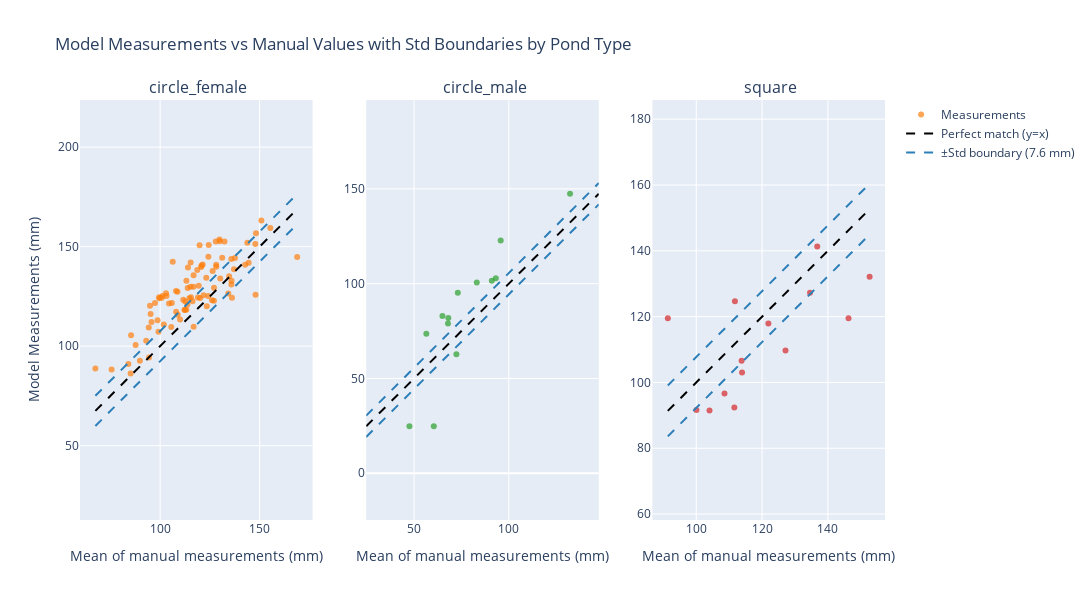

The code cell stored with this chart in its notebook:
### Code cell
# Get unique pond types and prepare data
pond_types = df['Pond_Type'].unique()
n_pond_types = len(pond_types)

# Prepare data for all pond types
pond_scatter_data = {}

for pond_type in pond_types:
    print(f"Mean length for {pond_type}: {df[df['Pond_Type'] == pond_type]['mean_length'].mean()}")
    print(f"Std length for {pond_type}: {df[df['Pond_Type'] == pond_type]['std_length'].mean()}")
    print(f"Number of prawns in {pond_type}: {len(df[df['Pond_Type'] == pond_type])}")
    
    df_pond = df[df['Pond_Type'] == pond_type]
    min_val = min(df_pond['mean_length'].min(), df_pond['Length_fov(mm)'].min())
    max_val = max(df_pond['mean_length'].max(), df_pond['Length_fov(mm)'].max())
    x = np.linspace(min_val, max_val, 100)
    median_mad = df_pond['std_length'].mean()
    
    # Calculate percentage within bounds for this pond type
    within_bounds = ((df_pond['Length_fov(mm)'] <= df_pond['mean_length'] + median_mad) & 
                    (df_pond['Length_fov(mm)'] >= df_pond['mean_length'] - median_mad)).mean() * 100
    
    pond_scatter_data[pond_type] = {
        'df_pond': df_pond,
        'x': x,
        'median_mad': median_mad,
        'within_bounds': within_bounds
    }

# Create subplots in a row (3 columns)
fig = make_subplots(
    rows=1, cols=n_pond_types,
    subplot_titles=[f' {pond_type}' for pond_type in pond_types],
    shared_yaxes=False
)

# Color palette for different pond types
colors = ['#ff7f0e', '#2ca02c', '#d62728']

for i, pond_type in enumerate(pond_types):
    data = pond_scatter_data[pond_type]
    df_pond = data['df_pond']
    x = data['x']
    median_mad = data['median_mad']
    
    # Add scatter plot
    fig.add_trace(
        go.Scatter(
            x=df_pond['mean_length'],
            y=df_pond['Length_fov(mm)'],
            mode='markers',
            name='Measurements' if i == 0 else '',  # Only show legend for first subplot
            text=df_pond.apply(lambda row: f"Image: {row['Label']}<br>Prawn ID: {row['PrawnID']}", axis=1),
            hoverinfo='text+x+y',
            marker=dict(
                color=colors[i % len(colors)],
                opacity=0.7
            ),
            showlegend=(i == 0)
        ),
        row=1, col=i+1
    )
    
    # Add diagonal line (perfect match)
    fig.add_trace(
        go.Scatter(
            x=x, y=x, 
            mode='lines', 
            name='Perfect match (y=x)' if i == 0 else '', 
            line=dict(color='black', dash='dash'),
            showlegend=(i == 0)
        ),
        row=1, col=i+1
    )
    
    # Add upper boundary
    fig.add_trace(
        go.Scatter(
            x=x, y=x + median_mad, 
            mode='lines', 
            name=f'±Std boundary ({median_mad:.1f} mm)' if i == 0 else '',
            line=dict(color='#2c7fb8', dash='dash'),
            showlegend=(i == 0)
        ),
        row=1, col=i+1
    )
    
    # Add lower boundary
    fig.add_trace(
        go.Scatter(
            x=x, y=x - median_mad, 
            mode='lines',
            name='',  # Don't show in legend (same as upper)
            line=dict(color='#2c7fb8', dash='dash'),
            showlegend=False
        ),
        row=1, col=i+1
    )

# Update layout
fig.update_layout(
    title_text='Model Measurements vs Manual Values with Std Boundaries by Pond Type',
    width=400*n_pond_types,
    height=600,
    showlegend=True
)

# Update x and y axes for each subplot
for i in range(n_pond_types):
    fig.update_xaxes(title_text='Mean of manual measurements (mm)', row=1, col=i+1)
    
# Update y-axis title for the first subplot only
fig.update_yaxes(title_text='Model Measurements (mm)', row=1, col=1)

# Update layout for equal aspect ratio for all subplots
for i in range(n_pond_types):
    fig.update_yaxes(
        scaleanchor=f"x{i+1 if i > 0 else ''}",
        scaleratio=1,
        row=1, col=i+1
    )

fig.show()

### Figure 1 — Plotly figure (JSON) as saved in the notebook; plotly's stock layout.template omitted (floating-point values rounded to 4 significant figures)
{"data": [{"hoverinfo": "text+x+y", "marker": {"color": "#ff7f0e", "opacity": 0.7}, "mode": "markers", "name": "Measurements", "showlegend": true, "text": ["Image: full body:undistorted_GX010077_14_237.jpg_gamma<br>Prawn ID: Prawn_0", "Image: full body:undistorted_GX010077_14_237.jpg_gamma<br>Prawn ID: Prawn_1", "Image: full body:undistorted_GX010077_14_237.jpg_gamma<br>Prawn ID: Prawn_2", "Image: full body:undistorted_GX010067_33_625.jpg_gamma<br>Prawn ID: Prawn_0", "Image: full body:undistorted_GX010067_33_625.jpg_gamma<br>Prawn ID: Prawn_1", "Image: full body:undistorted_GX010067_33_625.jpg_gamma<br>Prawn ID: Prawn_2", "Image: full body:undistorted_GX010067_33_625.jpg_gamma<br>Prawn ID: Prawn_3", "Image: full body:undistorted_GX010068_26_666.jpg_gamma<br>Prawn ID: Prawn_0", "Image: full body:undistorted_GX010068_26_666.jpg_gamma<br>Prawn ID: Prawn_1", "Image: full body:undistorted_GX010068_26_666.jpg_gamma<br>Prawn ID: Prawn_2", "Image: full body:undistorted_GX010068_27_795.jpg_gamma<br>Prawn ID: Prawn_0", "Image: full body:undistorted_GX010068_27_795.jpg_gamma<br>Prawn ID: Prawn_1", "Image: full body:undistorted_GX010069_19_191.jpg_gamma<br>Prawn ID: Prawn_0", "Image: full body:undistorted_GX010069_19_191.jpg_gamma<br>Prawn ID: Prawn_1", "Image: full body:undistorted_GX010069_19_191.jpg_gamma<br>Prawn ID: Prawn_2", "Image: full body:undistorted_GX010069_19_191.jpg_gamma<br>Prawn ID: Prawn_3", "Image: full body:undistorted_GX010071_22_444.jpg_gamma<br>Prawn ID: Prawn_0", "Image: full body:undistorted_GX010071_22_444.jpg_gamma<br>Prawn ID: Prawn_1", "Image: full body:undistorted_GX010073_42_695.jpg_gamma<br>Prawn ID: Prawn_1", "Image: full body:undistorted_GX010073_42_695.jpg_gamma<br>Prawn ID: Prawn_2", "Image: full body:undistorted_GX010073_55_1014.jpg_gamma<br>Prawn ID: Prawn_0", "Image: full body:undistorted_GX010073_55_1014.jpg_gamma<br>Prawn ID: Prawn_1", "Image: full body:undistorted_GX010073_55_1014.jpg_gamma<br>Prawn ID: Prawn_2", "Image: full body:undistorted_GX010080_157_2283.jpg_gamma<br>Prawn ID: Prawn_0", "Image: full body:undistorted_GX010080_157_2283.jpg_gamma<br>Prawn ID: Prawn_2", "Image: full body:undistorted_GX010080_157_2283.jpg_gamma<br>Prawn ID: Prawn_3", "Image: full body:undistorted_GX010080_193_2640.jpg_gamma<br>Prawn ID: Prawn_0", "Image: full body:undistorted_GX010080_193_2640.jpg_gamma<br>Prawn ID: Prawn_1", "Image: full body:undistorted_GX010080_193_2640.jpg_gamma<br>Prawn ID: Prawn_2", "Image: full body:undistorted_GX010080_193_2640.jpg_gamma<br>Prawn ID: Prawn_3", "Image: full body:undistorted_GX010080_193_2640.jpg_gamma<br>Prawn ID: Prawn_4", "Image: full body:undistorted_GX010080_212_2954.jpg_gamma<br>Prawn ID: Prawn_0", "Image: full body:undistorted_GX010080_212_2954.jpg_gamma<br>Prawn ID: Prawn_1", "Image: full body:undistorted_GX010080_212_2954.jpg_gamma<br>Prawn ID: Prawn_2", "Image: full body:undistorted_GX010080_237_3366.jpg_gamma<br>Prawn ID: Prawn_0", "Image: full body:undistorted_GX010080_237_3366.jpg_gamma<br>Prawn ID: Prawn_1", "Image: full body:undistorted_GX010080_237_3366.jpg_gamma<br>Prawn ID: Prawn_2", "Image: full body:undistorted_GX010080_237_3366.jpg_gamma<br>Prawn ID: Prawn_3", "Image: full body:undistorted_GX010080_237_3366.jpg_gamma<br>Prawn ID: Prawn_4", "Image: full body:undistorted_GX010080_238_3392.jpg_gamma<br>Prawn ID: Prawn_0", "Image: full body:undistorted_GX010080_238_3392.jpg_gamma<br>Prawn ID: Prawn_1", "Image: full body:undistorted_GX010080_238_3392.jpg_gamma<br>Prawn ID: Prawn_2", "Image: full body:undistorted_GX010080_238_3392.jpg_gamma<br>Prawn ID: Prawn_3", "Image: full body:undistorted_GX010082_8_59.jpg_gamma<br>Prawn ID: Prawn_1", "Image: full body:undistorted_GX010082_8_59.jpg_gamma<br>Prawn ID: Prawn_2", "Image: full body:undistorted_GX010082_8_59.jpg_gamma<br>Prawn ID: Prawn_3", "Image: full body:undistorted_GX010082_8_59.jpg_gamma<br>Prawn ID: Prawn_4", "Image: full body:undistorted_GX010082_53_796.jpg_gamma<br>Prawn ID: Prawn_0", "Image: full body:undistorted_GX010082_53_796.jpg_gamma<br>Prawn ID: Prawn_1", "Image: full body:undistorted_GX010082_65_1070.jpg_gamma<br>Prawn ID: Prawn_0", "Image: full body:undistorted_GX010082_65_1070.jpg_gamma<br>Prawn ID: Prawn_1", "Image: full body:undistorted_GX010082_65_1070.jpg_gamma<br>Prawn ID: Prawn_2", "Image: full body:undistorted_GX010082_236_3137.jpg_gamma<br>Prawn ID: Prawn_0", "Image: full body:undistorted_GX010082_236_3137.jpg_gamma<br>Prawn ID: Prawn_1", "Image: full body:undistorted_GX010082_236_3137.jpg_gamma<br>Prawn ID: Prawn_2", "Image: full body:undistorted_GX010084_30_344.jpg_gamma<br>Prawn ID: Prawn_0", "Image: full body:undistorted_GX010084_30_344.jpg_gamma<br>Prawn ID: Prawn_1", "Image: full body:undistorted_GX010084_30_344.jpg_gamma<br>Prawn ID: Prawn_2", "Image: full body:undistorted_GX010084_30_344.jpg_gamma<br>Prawn ID: Prawn_3", "Image: full body:undistorted_GX010084_130_1748.jpg_gamma<br>Prawn ID: Prawn_0", "Image: full body:undistorted_GX010084_130_1748.jpg_gamma<br>Prawn ID: Prawn_1", "Image: full body:undistorted_GX010084_130_1748.jpg_gamma<br>Prawn ID: Prawn_2", "Image: full body:undistorted_GX010085_261_3610.jpg_gamma<br>Prawn ID: Prawn_0", "Image: full body:undistorted_GX010085_261_3610.jpg_gamma<br>Prawn ID: Prawn_1", "Image: full body:undistorted_GX010088_209_2904.jpg_gamma<br>Prawn ID: Prawn_0", "Image: full body:undistorted_GX010088_209_2904.jpg_gamma<br>Prawn ID: Prawn_1", "Image: full body:undistorted_GX010088_262_3712.jpg_gamma<br>Prawn ID: Prawn_0", "Image: full body:undistorted_GX010088_262_3712.jpg_gamma<br>Prawn ID: Prawn_1", "Image: full body:undistorted_GX010088_262_3712.jpg_gamma<br>Prawn ID: Prawn_2", "Image: full body:undistorted_GX010088_327_4364.jpg_gamma<br>Prawn ID: Prawn_0", "Image: full body:undistorted_GX010088_327_4364.jpg_gamma<br>Prawn ID: Prawn_1", "Image: full body:undistorted_GX010088_327_4364.jpg_gamma<br>Prawn ID: Prawn_2", "Image: full body:undistorted_GX010088_327_4364.jpg_gamma<br>Prawn ID: Prawn_3", "Image: full body:undistorted_GX010090_132_1852.jpg_gamma<br>Prawn ID: Prawn_0", "Image: full body:undistorted_GX010094_9_129.jpg_gamma<br>Prawn ID: Prawn_0", "Image: full body:undistorted_GX010094_9_129.jpg_gamma<br>Prawn ID: Prawn_1", "Image: full body:undistorted_GX010094_24_430.jpg_gamma<br>Prawn ID: Prawn_0", "Image: full body:undistorted_GX010094_93_1258.jpg_gamma<br>Prawn ID: Prawn_0", "Image: full body:undistorted_GX010094_163_2312.jpg_gamma<br>Prawn ID: Prawn_0", "Image: full body:undistorted_GX010097_32_528.jpg_gamma<br>Prawn ID: Prawn_0", "Image: full body:undistorted_GX010097_32_528.jpg_gamma<br>Prawn ID: Prawn_1", "Image: full body:undistorted_GX010097_60_1080.jpg_gamma<br>Prawn ID: Prawn_0", "Image: full body:undistorted_GX010097_60_1080.jpg_gamma<br>Prawn ID: Prawn_1", "Image: full body:undistorted_GX010097_60_1080.jpg_gamma<br>Prawn ID: Prawn_2", "Image: full body:undistorted_GX010097_60_1080.jpg_gamma<br>Prawn ID: Prawn_3", "Image: full body:undistorted_GX010097_105_1651.jpg_gamma<br>Prawn ID: Prawn_0", "Image: full body:undistorted_GX010097_105_1651.jpg_gamma<br>Prawn ID: Prawn_1", "Image: full body:undistorted_GX010097_105_1651.jpg_gamma<br>Prawn ID: Prawn_2", "Image: full body:undistorted_GX010097_105_1651.jpg_gamma<br>Prawn ID: Prawn_3", "Image: full body:undistorted_GX010097_124_1870.jpg_gamma<br>Prawn ID: Prawn_0", "Image: full body:undistorted_GX010097_124_1870.jpg_gamma<br>Prawn ID: Prawn_1", "Image: full body:undistorted_GX010101_12_173.jpg_gamma<br>Prawn ID: Prawn_0"], "type": "scatter", "x": [75.62, 119.4, 104.5, 120.6, 93.0, 147.8, 89.83, 112.5, 115.2, 123.2, 137.6, 136.1, 103.0, 87.69, 108.0, 112.2, 131.2, 126.0, 84.04, 144.5, 113.7, 108.9, 94.28, 106.3, 99.51, 108.7, 120.8, 115.5, 114.7, 108.0, 113.2, 124.2, 128.2, 142.7, 129.9, 132.4, 95.67, 120.1, 148.2, 121.4, 128.2, 101.8, 126.4, 135.8, 123.5, 119.8, 94.91, 85.17, 143.8, 97.42, 129.8, 116.8, 67.47, 114.0, 115.3, 111.6, 116.8, 121.8, 135.8, 124.2, 98.72, 135.9, 130.2, 116.8, 105.6, 113.8, 134.7, 147.9, 168.9, 127.0, 127.1, 110.0, 134.2, 124.4, 85.41, 112.6, 116.3, 119.0, 118.7, 103.2, 99.15, 113.2, 137.1, 105.9, 94.39, 127.9, 150.9, 100.8, 99.61, 101.2, 95.21, 155.3], "xaxis": "x", "y": [88.22, 130.3, 121.4, 139.8, 102.7, 151.3, 92.63, 118.3, 129.8, 134.3, 144.3, 124.3, 126.6, 100.5, 117.3, 118.2, 144.4, 123.1, 90.99, 141.9, 121.0, 115.8, 109.4, 142.3, 124.6, 127.4, 140.5, 124.6, 124.1, 127.7, 132.9, 144.9, 140.9, 140.9, 152.7, 152.5, 112.1, 124.1, 156.7, 141.0, 139.9, 110.9, 137.8, 143.8, 120.0, 150.7, 120.3, 86.29, 151.9, 121.7, 153.6, 135.6, 88.8, 139.5, 142.1, 123.3, 129.9, 125.6, 131.0, 125.2, 113.0, 132.9, 134.0, 109.7, 109.6, 129.2, 135.1, 125.9, 144.8, 122.8, 129.3, 113.4, 126.5, 150.8, 105.5, 122.4, 122.6, 124.4, 138.2, 125.2, 107.3, 118.3, 138.7, 121.7, 94.35, 152.5, 163.2, 124.3, 124.1, 125.2, 116.2, 159.4], "yaxis": "y"}, {"line": {"color": "black", "dash": "dash"}, "mode": "lines", "name": "Perfect match (y=x)", "showlegend": true, "type": "scatter", "x": [67.47, 68.49, 69.51, 70.54, 71.56, 72.59, 73.61, 74.63, 75.66, 76.68, 77.71, 78.73, 79.76, 80.78, 81.8, 82.83, 83.85, 84.88, 85.9, 86.92, 87.95, 88.97, 90.0, 91.02, 92.04, 93.07, 94.09, 95.12, 96.14, 97.17, 98.19, 99.21, 100.2, 101.3, 102.3, 103.3, 104.3, 105.4, 106.4, 107.4, 108.4, 109.5, 110.5, 111.5, 112.5, 113.6, 114.6, 115.6, 116.6, 117.6, 118.7, 119.7, 120.7, 121.7, 122.8, 123.8, 124.8, 125.8, 126.9, 127.9, 128.9, 129.9, 131.0, 132.0, 133.0, 134.0, 135.1, 136.1, 137.1, 138.1, 139.2, 140.2, 141.2, 142.2, 143.2, 144.3, 145.3, 146.3, 147.3, 148.4, 149.4, 150.4, 151.4, 152.5, 153.5, 154.5, 155.5, 156.6, 157.6, 158.6, 159.6, 160.7, 161.7, 162.7, 163.7, 164.8, 165.8, 166.8, 167.8, 168.9], "xaxis": "x", "y": [67.47, 68.49, 69.51, 70.54, 71.56, 72.59, 73.61, 74.63, 75.66, 76.68, 77.71, 78.73, 79.76, 80.78, 81.8, 82.83, 83.85, 84.88, 85.9, 86.92, 87.95, 88.97, 90.0, 91.02, 92.04, 93.07, 94.09, 95.12, 96.14, 97.17, 98.19, 99.21, 100.2, 101.3, 102.3, 103.3, 104.3, 105.4, 106.4, 107.4, 108.4, 109.5, 110.5, 111.5, 112.5, 113.6, 114.6, 115.6, 116.6, 117.6, 118.7, 119.7, 120.7, 121.7, 122.8, 123.8, 124.8, 125.8, 126.9, 127.9, 128.9, 129.9, 131.0, 132.0, 133.0, 134.0, 135.1, 136.1, 137.1, 138.1, 139.2, 140.2, 141.2, 142.2, 143.2, 144.3, 145.3, 146.3, 147.3, 148.4, 149.4, 150.4, 151.4, 152.5, 153.5, 154.5, 155.5, 156.6, 157.6, 158.6, 159.6, 160.7, 161.7, 162.7, 163.7, 164.8, 165.8, 166.8, 167.8, 168.9], "yaxis": "y"}, {"line": {"color": "#2c7fb8", "dash": "dash"}, "mode": "lines", "name": "±Std boundary (7.6 mm)", "showlegend": true, "type": "scatter", "x": [67.47, 68.49, 69.51, 70.54, 71.56, 72.59, 73.61, 74.63, 75.66, 76.68, 77.71, 78.73, 79.76, 80.78, 81.8, 82.83, 83.85, 84.88, 85.9, 86.92, 87.95, 88.97, 90.0, 91.02, 92.04, 93.07, 94.09, 95.12, 96.14, 97.17, 98.19, 99.21, 100.2, 101.3, 102.3, 103.3, 104.3, 105.4, 106.4, 107.4, 108.4, 109.5, 110.5, 111.5, 112.5, 113.6, 114.6, 115.6, 116.6, 117.6, 118.7, 119.7, 120.7, 121.7, 122.8, 123.8, 124.8, 125.8, 126.9, 127.9, 128.9, 129.9, 131.0, 132.0, 133.0, 134.0, 135.1, 136.1, 137.1, 138.1, 139.2, 140.2, 141.2, 142.2, 143.2, 144.3, 145.3, 146.3, 147.3, 148.4, 149.4, 150.4, 151.4, 152.5, 153.5, 154.5, 155.5, 156.6, 157.6, 158.6, 159.6, 160.7, 161.7, 162.7, 163.7, 164.8, 165.8, 166.8, 167.8, 168.9], "xaxis": "x", "y": [75.05, 76.07, 77.1, 78.12, 79.14, 80.17, 81.19, 82.22, 83.24, 84.27, 85.29, 86.31, 87.34, 88.36, 89.39, 90.41, 91.43, 92.46, 93.48, 94.51, 95.53, 96.55, 97.58, 98.6, 99.63, 100.7, 101.7, 102.7, 103.7, 104.7, 105.8, 106.8, 107.8, 108.8, 109.9, 110.9, 111.9, 112.9, 114.0, 115.0, 116.0, 117.0, 118.1, 119.1, 120.1, 121.1, 122.2, 123.2, 124.2, 125.2, 126.3, 127.3, 128.3, 129.3, 130.4, 131.4, 132.4, 133.4, 134.4, 135.5, 136.5, 137.5, 138.5, 139.6, 140.6, 141.6, 142.6, 143.7, 144.7, 145.7, 146.7, 147.8, 148.8, 149.8, 150.8, 151.9, 152.9, 153.9, 154.9, 156.0, 157.0, 158.0, 159.0, 160.0, 161.1, 162.1, 163.1, 164.1, 165.2, 166.2, 167.2, 168.2, 169.3, 170.3, 171.3, 172.3, 173.4, 174.4, 175.4, 176.4], "yaxis": "y"}, {"line": {"color": "#2c7fb8", "dash": "dash"}, "mode": "lines", "name": "", "showlegend": false, "type": "scatter", "x": [67.47, 68.49, 69.51, 70.54, 71.56, 72.59, 73.61, 74.63, 75.66, 76.68, 77.71, 78.73, 79.76, 80.78, 81.8, 82.83, 83.85, 84.88, 85.9, 86.92, 87.95, 88.97, 90.0, 91.02, 92.04, 93.07, 94.09, 95.12, 96.14, 97.17, 98.19, 99.21, 100.2, 101.3, 102.3, 103.3, 104.3, 105.4, 106.4, 107.4, 108.4, 109.5, 110.5, 111.5, 112.5, 113.6, 114.6, 115.6, 116.6, 117.6, 118.7, 119.7, 120.7, 121.7, 122.8, 123.8, 124.8, 125.8, 126.9, 127.9, 128.9, 129.9, 131.0, 132.0, 133.0, 134.0, 135.1, 136.1, 137.1, 138.1, 139.2, 140.2, 141.2, 142.2, 143.2, 144.3, 145.3, 146.3, 147.3, 148.4, 149.4, 150.4, 151.4, 152.5, 153.5, 154.5, 155.5, 156.6, 157.6, 158.6, 159.6, 160.7, 161.7, 162.7, 163.7, 164.8, 165.8, 166.8, 167.8, 168.9], "xaxis": "x", "y": [59.88, 60.91, 61.93, 62.96, 63.98, 65.0, 66.03, 67.05, 68.08, 69.1, 70.12, 71.15, 72.17, 73.2, 74.22, 75.25, 76.27, 77.29, 78.32, 79.34, 80.37, 81.39, 82.41, 83.44, 84.46, 85.49, 86.51, 87.53, 88.56, 89.58, 90.61, 91.63, 92.65, 93.68, 94.7, 95.73, 96.75, 97.78, 98.8, 99.82, 100.8, 101.9, 102.9, 103.9, 104.9, 106.0, 107.0, 108.0, 109.0, 110.1, 111.1, 112.1, 113.1, 114.2, 115.2, 116.2, 117.2, 118.3, 119.3, 120.3, 121.3, 122.4, 123.4, 124.4, 125.4, 126.5, 127.5, 128.5, 129.5, 130.5, 131.6, 132.6, 133.6, 134.6, 135.7, 136.7, 137.7, 138.7, 139.8, 140.8, 141.8, 142.8, 143.9, 144.9, 145.9, 146.9, 148.0, 149.0, 150.0, 151.0, 152.1, 153.1, 154.1, 155.1, 156.1, 157.2, 158.2, 159.2, 160.2, 161.3], "yaxis": "y"}, {"hoverinfo": "text+x+y", "marker": {"color": "#2ca02c", "opacity": 0.7}, "mode": "markers", "name": "", "showlegend": false, "text": ["Image: full body:undistorted_GX010089_11_236.jpg_gamma<br>Prawn ID: Prawn_0", "Image: full body:undistorted_GX010089_11_236.jpg_gamma<br>Prawn ID: Prawn_1", "Image: full body:undistorted_GX010089_11_236.jpg_gamma<br>Prawn ID: Prawn_2", "Image: full body:undistorted_GX010091_5_149.jpg_gamma<br>Prawn ID: Prawn_0", "Image: full body:undistorted_GX010091_5_149.jpg_gamma<br>Prawn ID: Prawn_1", "Image: full body:undistorted_GX010102_9_165.jpg_gamma<br>Prawn ID: Prawn_1", "Image: full body:undistorted_GX010102_9_165.jpg_gamma<br>Prawn ID: Prawn_2", "Image: full body:undistorted_GX010102_9_165.jpg_gamma<br>Prawn ID: Prawn_3", "Image: full body:undistorted_GX010102_9_165.jpg_gamma<br>Prawn ID: Prawn_4", "Image: full body:undistorted_GX010102_9_165.jpg_gamma<br>Prawn ID: Prawn_5", "Image: full body:undistorted_GX010102_50_1396.jpg_gamma<br>Prawn ID: Prawn_0", "Image: full body:undistorted_GX010105_28_816.jpg_gamma<br>Prawn ID: Prawn_0", "Image: full body:undistorted_GX010105_28_816.jpg_gamma<br>Prawn ID: Prawn_1"], "type": "scatter", "x": [73.09, 64.97, 83.09, 72.34, 91.02, 93.12, 47.58, 60.43, 67.9, 68.1, 132.3, 56.47, 95.69], "xaxis": "x2", "y": [95.26, 82.92, 100.6, 62.78, 101.5, 102.9, 24.78, 24.78, 79.05, 81.93, 147.4, 73.64, 122.7], "yaxis": "y2"}, {"line": {"color": "black", "dash": "dash"}, "mode": "lines", "name": "", "showlegend": false, "type": "scatter", "x": [24.78, 26.02, 27.26, 28.5, 29.74, 30.98, 32.22, 33.46, 34.7, 35.93, 37.17, 38.41, 39.65, 40.89, 42.13, 43.37, 44.61, 45.85, 47.08, 48.32, 49.56, 50.8, 52.04, 53.28, 54.52, 55.76, 56.99, 58.23, 59.47, 60.71, 61.95, 63.19, 64.43, 65.67, 66.91, 68.14, 69.38, 70.62, 71.86, 73.1, 74.34, 75.58, 76.82, 78.05, 79.29, 80.53, 81.77, 83.01, 84.25, 85.49, 86.73, 87.97, 89.2, 90.44, 91.68, 92.92, 94.16, 95.4, 96.64, 97.88, 99.12, 100.4, 101.6, 102.8, 104.1, 105.3, 106.5, 107.8, 109.0, 110.3, 111.5, 112.7, 114.0, 115.2, 116.5, 117.7, 118.9, 120.2, 121.4, 122.7, 123.9, 125.1, 126.4, 127.6, 128.8, 130.1, 131.3, 132.6, 133.8, 135.0, 136.3, 137.5, 138.8, 140.0, 141.2, 142.5, 143.7, 145.0, 146.2, 147.4], "xaxis": "x2", "y": [24.78, 26.02, 27.26, 28.5, 29.74, 30.98, 32.22, 33.46, 34.7, 35.93, 37.17, 38.41, 39.65, 40.89, 42.13, 43.37, 44.61, 45.85, 47.08, 48.32, 49.56, 50.8, 52.04, 53.28, 54.52, 55.76, 56.99, 58.23, 59.47, 60.71, 61.95, 63.19, 64.43, 65.67, 66.91, 68.14, 69.38, 70.62, 71.86, 73.1, 74.34, 75.58, 76.82, 78.05, 79.29, 80.53, 81.77, 83.01, 84.25, 85.49, 86.73, 87.97, 89.2, 90.44, 91.68, 92.92, 94.16, 95.4, 96.64, 97.88, 99.12, 100.4, 101.6, 102.8, 104.1, 105.3, 106.5, 107.8, 109.0, 110.3, 111.5, 112.7, 114.0, 115.2, 116.5, 117.7, 118.9, 120.2, 121.4, 122.7, 123.9, 125.1, 126.4, 127.6, 128.8, 130.1, 131.3, 132.6, 133.8, 135.0, 136.3, 137.5, 138.8, 140.0, 141.2, 142.5, 143.7, 145.0, 146.2, 147.4], "yaxis": "y2"}, {"line": {"color": "#2c7fb8", "dash": "dash"}, "mode": "lines", "name": "", "showlegend": false, "type": "scatter", "x": [24.78, 26.02, 27.26, 28.5, 29.74, 30.98, 32.22, 33.46, 34.7, 35.93, 37.17, 38.41, 39.65, 40.89, 42.13, 43.37, 44.61, 45.85, 47.08, 48.32, 49.56, 50.8, 52.04, 53.28, 54.52, 55.76, 56.99, 58.23, 59.47, 60.71, 61.95, 63.19, 64.43, 65.67, 66.91, 68.14, 69.38, 70.62, 71.86, 73.1, 74.34, 75.58, 76.82, 78.05, 79.29, 80.53, 81.77, 83.01, 84.25, 85.49, 86.73, 87.97, 89.2, 90.44, 91.68, 92.92, 94.16, 95.4, 96.64, 97.88, 99.12, 100.4, 101.6, 102.8, 104.1, 105.3, 106.5, 107.8, 109.0, 110.3, 111.5, 112.7, 114.0, 115.2, 116.5, 117.7, 118.9, 120.2, 121.4, 122.7, 123.9, 125.1, 126.4, 127.6, 128.8, 130.1, 131.3, 132.6, 133.8, 135.0, 136.3, 137.5, 138.8, 140.0, 141.2, 142.5, 143.7, 145.0, 146.2, 147.4], "xaxis": "x2", "y": [30.41, 31.65, 32.89, 34.13, 35.36, 36.6, 37.84, 39.08, 40.32, 41.56, 42.8, 44.04, 45.28, 46.51, 47.75, 48.99, 50.23, 51.47, 52.71, 53.95, 55.19, 56.43, 57.66, 58.9, 60.14, 61.38, 62.62, 63.86, 65.1, 66.34, 67.57, 68.81, 70.05, 71.29, 72.53, 73.77, 75.01, 76.25, 77.49, 78.72, 79.96, 81.2, 82.44, 83.68, 84.92, 86.16, 87.4, 88.63, 89.87, 91.11, 92.35, 93.59, 94.83, 96.07, 97.31, 98.55, 99.78, 101.0, 102.3, 103.5, 104.7, 106.0, 107.2, 108.5, 109.7, 110.9, 112.2, 113.4, 114.7, 115.9, 117.1, 118.4, 119.6, 120.8, 122.1, 123.3, 124.6, 125.8, 127.0, 128.3, 129.5, 130.8, 132.0, 133.2, 134.5, 135.7, 136.9, 138.2, 139.4, 140.7, 141.9, 143.1, 144.4, 145.6, 146.9, 148.1, 149.3, 150.6, 151.8, 153.1], "yaxis": "y2"}, {"line": {"color": "#2c7fb8", "dash": "dash"}, "mode": "lines", "name": "", "showlegend": false, "type": "scatter", "x": [24.78, 26.02, 27.26, 28.5, 29.74, 30.98, 32.22, 33.46, 34.7, 35.93, 37.17, 38.41, 39.65, 40.89, 42.13, 43.37, 44.61, 45.85, 47.08, 48.32, 49.56, 50.8, 52.04, 53.28, 54.52, 55.76, 56.99, 58.23, 59.47, 60.71, 61.95, 63.19, 64.43, 65.67, 66.91, 68.14, 69.38, 70.62, 71.86, 73.1, 74.34, 75.58, 76.82, 78.05, 79.29, 80.53, 81.77, 83.01, 84.25, 85.49, 86.73, 87.97, 89.2, 90.44, 91.68, 92.92, 94.16, 95.4, 96.64, 97.88, 99.12, 100.4, 101.6, 102.8, 104.1, 105.3, 106.5, 107.8, 109.0, 110.3, 111.5, 112.7, 114.0, 115.2, 116.5, 117.7, 118.9, 120.2, 121.4, 122.7, 123.9, 125.1, 126.4, 127.6, 128.8, 130.1, 131.3, 132.6, 133.8, 135.0, 136.3, 137.5, 138.8, 140.0, 141.2, 142.5, 143.7, 145.0, 146.2, 147.4], "xaxis": "x2", "y": [19.16, 20.4, 21.64, 22.88, 24.12, 25.35, 26.59, 27.83, 29.07, 30.31, 31.55, 32.79, 34.03, 35.27, 36.5, 37.74, 38.98, 40.22, 41.46, 42.7, 43.94, 45.18, 46.41, 47.65, 48.89, 50.13, 51.37, 52.61, 53.85, 55.09, 56.33, 57.56, 58.8, 60.04, 61.28, 62.52, 63.76, 65.0, 66.24, 67.47, 68.71, 69.95, 71.19, 72.43, 73.67, 74.91, 76.15, 77.39, 78.62, 79.86, 81.1, 82.34, 83.58, 84.82, 86.06, 87.3, 88.54, 89.77, 91.01, 92.25, 93.49, 94.73, 95.97, 97.21, 98.45, 99.68, 100.9, 102.2, 103.4, 104.6, 105.9, 107.1, 108.4, 109.6, 110.8, 112.1, 113.3, 114.6, 115.8, 117.0, 118.3, 119.5, 120.7, 122.0, 123.2, 124.5, 125.7, 126.9, 128.2, 129.4, 130.7, 131.9, 133.1, 134.4, 135.6, 136.8, 138.1, 139.3, 140.6, 141.8], "yaxis": "y2"}, {"hoverinfo": "text+x+y", "marker": {"color": "#d62728", "opacity": 0.7}, "mode": "markers", "name": "", "showlegend": false, "text": ["Image: full body:undistorted_GX010152_36_378.jpg_gamma<br>Prawn ID: Prawn_0", "Image: full body:undistorted_GX010152_36_378.jpg_gamma<br>Prawn ID: Prawn_1", "Image: full body:undistorted_GX010157_160_2259<br>Prawn ID: Prawn_0", "Image: full body:undistorted_GX010157_174_2582.jpg_gamma<br>Prawn ID: Prawn_0", "Image: full body:undistorted_GX010157_177_2665.jpg_gamma<br>Prawn ID: Prawn_0", "Image: full body:undistorted_GX010161_54_676.jpg_gamma.jpg_gamma<br>Prawn ID: Prawn_0", "Image: full body:undistorted_GX010162_72_927.jpg_gamma.jpg_gamma<br>Prawn ID: Prawn_0", "Image: full body:undistorted_GX010174_62_790.jpg_gamma<br>Prawn ID: Prawn_0", "Image: full body:undistorted_GX010175_266_3372.jpg_gamma.jpg_gamma<br>Prawn ID: Prawn_0", "Image: full body:undistorted_GX010177_232_3047<br>Prawn ID: Prawn_0", "Image: full body:undistorted_GX010178_172_3604.jpg_gamma<br>Prawn ID: Prawn_0", "Image: full body:undistorted_GX010183_37_685.jpg_gamma<br>Prawn ID: Prawn_0", "Image: full body:undistorted_GX010183_80_1633.jpg_gamma<br>Prawn ID: Prawn_0", "Image: full body:undistorted_GX010183_128_2852.jpg_gamma<br>Prawn ID: Prawn_0"], "type": "scatter", "x": [113.8, 127.1, 108.6, 104.0, 113.9, 91.35, 111.6, 111.7, 121.9, 146.3, 152.7, 100.1, 136.8, 134.6], "xaxis": "x3", "y": [106.6, 109.7, 96.66, 91.45, 103.1, 119.5, 92.4, 124.7, 117.9, 119.5, 132.1, 91.65, 141.3, 127.3], "yaxis": "y3"}, {"line": {"color": "black", "dash": "dash"}, "mode": "lines", "name": "", "showlegend": false, "type": "scatter", "x": [91.35, 91.97, 92.59, 93.21, 93.83, 94.45, 95.07, 95.69, 96.3, 96.92, 97.54, 98.16, 98.78, 99.4, 100.0, 100.6, 101.3, 101.9, 102.5, 103.1, 103.7, 104.4, 105.0, 105.6, 106.2, 106.8, 107.5, 108.1, 108.7, 109.3, 109.9, 110.6, 111.2, 111.8, 112.4, 113.0, 113.6, 114.3, 114.9, 115.5, 116.1, 116.7, 117.4, 118.0, 118.6, 119.2, 119.8, 120.5, 121.1, 121.7, 122.3, 122.9, 123.6, 124.2, 124.8, 125.4, 126.0, 126.7, 127.3, 127.9, 128.5, 129.1, 129.8, 130.4, 131.0, 131.6, 132.2, 132.8, 133.5, 134.1, 134.7, 135.3, 135.9, 136.6, 137.2, 137.8, 138.4, 139.0, 139.7, 140.3, 140.9, 141.5, 142.1, 142.8, 143.4, 144.0, 144.6, 145.2, 145.9, 146.5, 147.1, 147.7, 148.3, 149.0, 149.6, 150.2, 150.8, 151.4, 152.1, 152.7], "xaxis": "x3", "y": [91.35, 91.97, 92.59, 93.21, 93.83, 94.45, 95.07, 95.69, 96.3, 96.92, 97.54, 98.16, 98.78, 99.4, 100.0, 100.6, 101.3, 101.9, 102.5, 103.1, 103.7, 104.4, 105.0, 105.6, 106.2, 106.8, 107.5, 108.1, 108.7, 109.3, 109.9, 110.6, 111.2, 111.8, 112.4, 113.0, 113.6, 114.3, 114.9, 115.5, 116.1, 116.7, 117.4, 118.0, 118.6, 119.2, 119.8, 120.5, 121.1, 121.7, 122.3, 122.9, 123.6, 124.2, 124.8, 125.4, 126.0, 126.7, 127.3, 127.9, 128.5, 129.1, 129.8, 130.4, 131.0, 131.6, 132.2, 132.8, 133.5, 134.1, 134.7, 135.3, 135.9, 136.6, 137.2, 137.8, 138.4, 139.0, 139.7, 140.3, 140.9, 141.5, 142.1, 142.8, 143.4, 144.0, 144.6, 145.2, 145.9, 146.5, 147.1, 147.7, 148.3, 149.0, 149.6, 150.2, 150.8, 151.4, 152.1, 152.7], "yaxis": "y3"}, {"line": {"color": "#2c7fb8", "dash": "dash"}, "mode": "lines", "name": "", "showlegend": false, "type": "scatter", "x": [91.35, 91.97, 92.59, 93.21, 93.83, 94.45, 95.07, 95.69, 96.3, 96.92, 97.54, 98.16, 98.78, 99.4, 100.0, 100.6, 101.3, 101.9, 102.5, 103.1, 103.7, 104.4, 105.0, 105.6, 106.2, 106.8, 107.5, 108.1, 108.7, 109.3, 109.9, 110.6, 111.2, 111.8, 112.4, 113.0, 113.6, 114.3, 114.9, 115.5, 116.1, 116.7, 117.4, 118.0, 118.6, 119.2, 119.8, 120.5, 121.1, 121.7, 122.3, 122.9, 123.6, 124.2, 124.8, 125.4, 126.0, 126.7, 127.3, 127.9, 128.5, 129.1, 129.8, 130.4, 131.0, 131.6, 132.2, 132.8, 133.5, 134.1, 134.7, 135.3, 135.9, 136.6, 137.2, 137.8, 138.4, 139.0, 139.7, 140.3, 140.9, 141.5, 142.1, 142.8, 143.4, 144.0, 144.6, 145.2, 145.9, 146.5, 147.1, 147.7, 148.3, 149.0, 149.6, 150.2, 150.8, 151.4, 152.1, 152.7], "xaxis": "x3", "y": [99.08, 99.7, 100.3, 100.9, 101.6, 102.2, 102.8, 103.4, 104.0, 104.7, 105.3, 105.9, 106.5, 107.1, 107.8, 108.4, 109.0, 109.6, 110.2, 110.8, 111.5, 112.1, 112.7, 113.3, 113.9, 114.6, 115.2, 115.8, 116.4, 117.0, 117.7, 118.3, 118.9, 119.5, 120.1, 120.8, 121.4, 122.0, 122.6, 123.2, 123.9, 124.5, 125.1, 125.7, 126.3, 127.0, 127.6, 128.2, 128.8, 129.4, 130.0, 130.7, 131.3, 131.9, 132.5, 133.1, 133.8, 134.4, 135.0, 135.6, 136.2, 136.9, 137.5, 138.1, 138.7, 139.3, 140.0, 140.6, 141.2, 141.8, 142.4, 143.1, 143.7, 144.3, 144.9, 145.5, 146.2, 146.8, 147.4, 148.0, 148.6, 149.3, 149.9, 150.5, 151.1, 151.7, 152.3, 153.0, 153.6, 154.2, 154.8, 155.4, 156.1, 156.7, 157.3, 157.9, 158.5, 159.2, 159.8, 160.4], "yaxis": "y3"}, {"line": {"color": "#2c7fb8", "dash": "dash"}, "mode": "lines", "name": "", "showlegend": false, "type": "scatter", "x": [91.35, 91.97, 92.59, 93.21, 93.83, 94.45, 95.07, 95.69, 96.3, 96.92, 97.54, 98.16, 98.78, 99.4, 100.0, 100.6, 101.3, 101.9, 102.5, 103.1, 103.7, 104.4, 105.0, 105.6, 106.2, 106.8, 107.5, 108.1, 108.7, 109.3, 109.9, 110.6, 111.2, 111.8, 112.4, 113.0, 113.6, 114.3, 114.9, 115.5, 116.1, 116.7, 117.4, 118.0, 118.6, 119.2, 119.8, 120.5, 121.1, 121.7, 122.3, 122.9, 123.6, 124.2, 124.8, 125.4, 126.0, 126.7, 127.3, 127.9, 128.5, 129.1, 129.8, 130.4, 131.0, 131.6, 132.2, 132.8, 133.5, 134.1, 134.7, 135.3, 135.9, 136.6, 137.2, 137.8, 138.4, 139.0, 139.7, 140.3, 140.9, 141.5, 142.1, 142.8, 143.4, 144.0, 144.6, 145.2, 145.9, 146.5, 147.1, 147.7, 148.3, 149.0, 149.6, 150.2, 150.8, 151.4, 152.1, 152.7], "xaxis": "x3", "y": [83.62, 84.24, 84.86, 85.48, 86.1, 86.72, 87.34, 87.96, 88.58, 89.19, 89.81, 90.43, 91.05, 91.67, 92.29, 92.91, 93.53, 94.15, 94.77, 95.39, 96.01, 96.63, 97.25, 97.87, 98.49, 99.1, 99.72, 100.3, 101.0, 101.6, 102.2, 102.8, 103.4, 104.1, 104.7, 105.3, 105.9, 106.5, 107.2, 107.8, 108.4, 109.0, 109.6, 110.3, 110.9, 111.5, 112.1, 112.7, 113.4, 114.0, 114.6, 115.2, 115.8, 116.4, 117.1, 117.7, 118.3, 118.9, 119.5, 120.2, 120.8, 121.4, 122.0, 122.6, 123.3, 123.9, 124.5, 125.1, 125.7, 126.4, 127.0, 127.6, 128.2, 128.8, 129.5, 130.1, 130.7, 131.3, 131.9, 132.6, 133.2, 133.8, 134.4, 135.0, 135.6, 136.3, 136.9, 137.5, 138.1, 138.7, 139.4, 140.0, 140.6, 141.2, 141.8, 142.5, 143.1, 143.7, 144.3, 144.9], "yaxis": "y3"}], "layout": {"annotations": [{"font": {"size": 16}, "showarrow": false, "text": " circle_female", "x": 0.1444, "xanchor": "center", "xref": "paper", "y": 1, "yanchor": "bottom", "yref": "paper"}, {"font": {"size": 16}, "showarrow": false, "text": " circle_male", "x": 0.5, "xanchor": "center", "xref": "paper", "y": 1, "yanchor": "bottom", "yref": "paper"}, {"font": {"size": 16}, "showarrow": false, "text": " square", "x": 0.8556, "xanchor": "center", "xref": "paper", "y": 1, "yanchor": "bottom", "yref": "paper"}], "height": 600, "showlegend": true, "title": {"text": "Model Measurements vs Manual Values with Std Boundaries by Pond Type"}, "width": 1200, "xaxis": {"anchor": "y", "domain": [0, 0.2889], "title": {"text": "Mean of manual measurements (mm)"}}, "xaxis2": {"anchor": "y2", "domain": [0.3556, 0.6444], "title": {"text": "Mean of manual measurements (mm)"}}, "xaxis3": {"anchor": "y3", "domain": [0.7111, 1], "title": {"text": "Mean of manual measurements (mm)"}}, "yaxis": {"anchor": "x", "domain": [0, 1], "scaleanchor": "x", "scaleratio": 1, "title": {"text": "Model Measurements (mm)"}}, "yaxis2": {"anchor": "x2", "domain": [0, 1], "scaleanchor": "x2", "scaleratio": 1}, "yaxis3": {"anchor": "x3", "domain": [0, 1], "scaleanchor": "x3", "scaleratio": 1}}}
